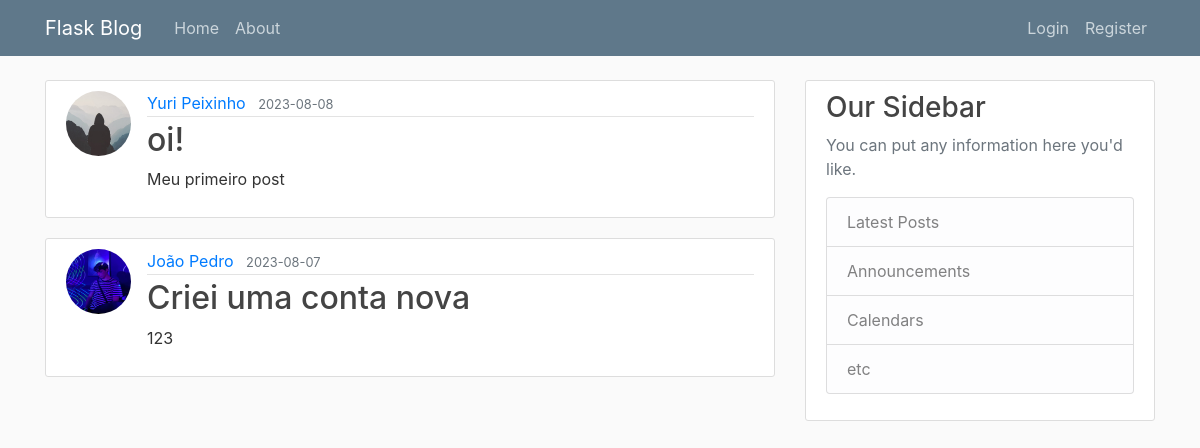
Page /home on the earlier database version.
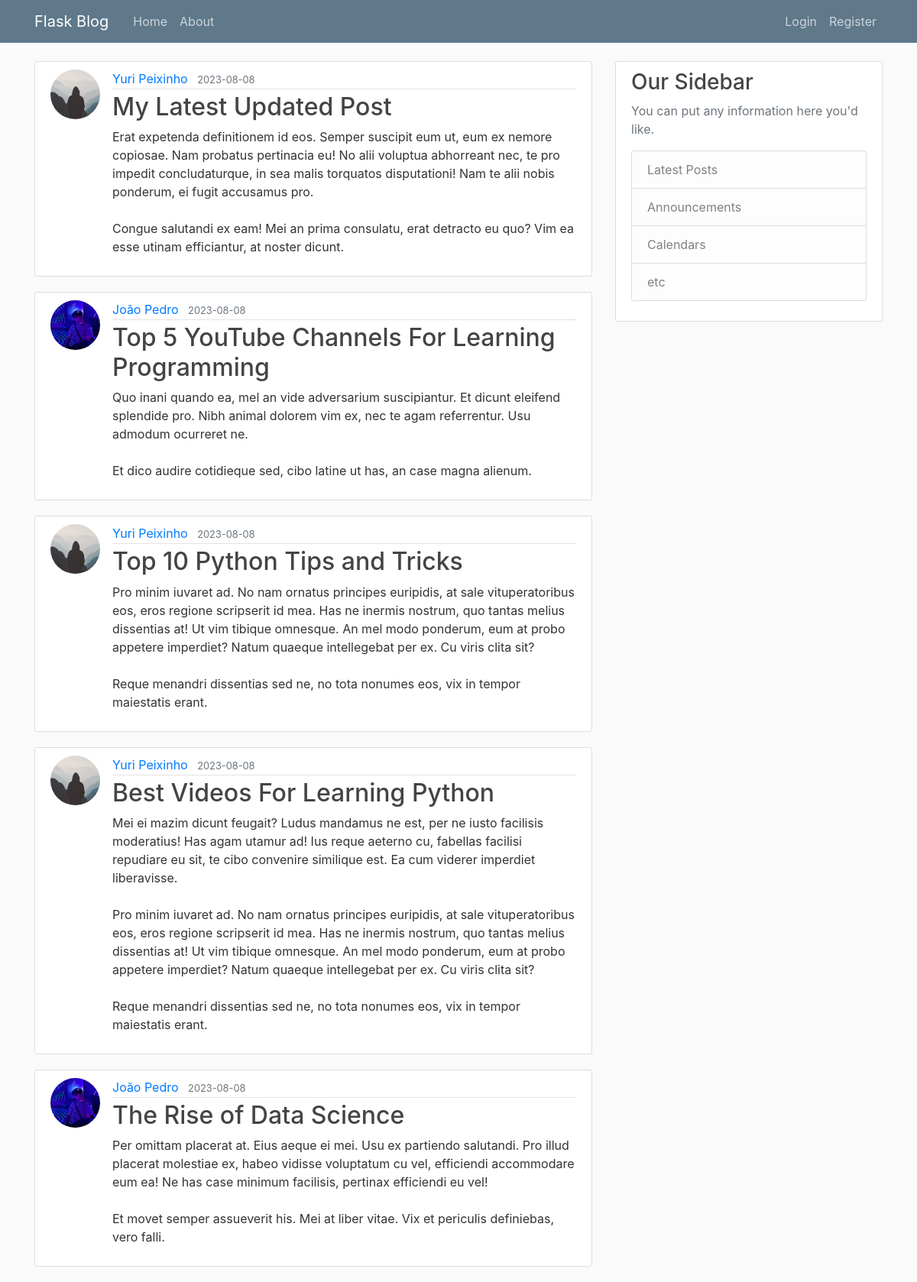
Same page on the later database version.
### flaskblog/models.py (models this page shows, shortened)
class Post(db.Model):
    id = db.Column(db.Integer, primary_key=True)
    title = db.Column(db.String(100), nullable=False)
    date_posted = db.Column(db.DateTime, nullable=False, default=datetime.utcnow)
    content = db.Column(db.Text, nullable=False)
    user_id = db.Column(db.Integer, db.ForeignKey('user.id'), nullable=False)

class User(db.Model, UserMixin):
    id = db.Column(db.Integer, primary_key=True)
    username = db.Column(db.String(20), unique=True, nullable=False)
    email = db.Column(db.String(120), unique=True, nullable=False)
    image_file = db.Column(db.String(20), nullable=False, default='default.jpg')
    password = db.Column(db.String(60), nullable=False)
    posts = db.relationship('Post', backref='author', lazy=True)

### flaskblog/routes.py (the view)
@app.route("/")
@app.route("/home")
def home():
    page = request.args.get('page', 1, type=int)
    posts = Post.query.order_by(Post.date_posted.desc()).paginate(page=page, per_page=5)
    return render_template('home.html', posts=posts)

### flaskblog/templates/home.html
{% extends "layout.html" %}
{% block content %}
    {% for post in posts %}
        <article class="media content-section">
          <img class="rounded-circle article-img" src="{{ url_for('static', filename='profile_pics/' + post.author.image_file) }}">
          <div class="media-body">
            <div class="article-metadata">
              <a class="mr-2" href="#">{{ post.author.username }}</a>
              <small class="text-muted">{{ post.date_posted.strftime('%Y-%m-%d') }}</small>
            </div>
            <h2><a class="article-title" href="{{ url_for('post', post_id=post.id) }}">{{ post.title }}</a></h2>
            <p class="article-content">{{ post.content }}</p>
          </div>
        </article>
    {% endfor %}
{% endblock content %}

Differences in the rows shown:
no longer on this page (row unchanged): Post: image_file (placeholder picture), author.username "Yuri Peixinho", date_posted "2023-08-08", title "oi!", content "Meu primeiro post"
no longer on this page (row unchanged): Post: image_file (picture), author.username "João Pedro", date_posted "2023-08-07", title "Criei uma conta nova", content "123"
added Post: image_file (placeholder picture), author.username "Yuri Peixinho", date_posted "2023-08-08", title "My Latest Updated Post", content "Erat expetenda definitionem id eos. Semper suscipit eum ut, eum ex nemore copiosae. Nam probatus pertinacia eu! No alii voluptua abhorreant nec, te pro impedit concludaturque, in sea malis torquatos disputationi! Nam te alii nobis ponderum, ei fugit accusamus pro. Congue salutandi ex eam! Mei an prima consulatu, erat detracto eu quo? Vim ea esse utinam efficiantur, at noster dicunt."
added Post: image_file (picture), author.username "João Pedro", date_posted "2023-08-08", title "Top 5 YouTube Channels For Learning Programming", content "Quo inani quando ea, mel an vide adversarium suscipiantur. Et dicunt eleifend splendide pro. Nibh animal dolorem vim ex, nec te agam referrentur. Usu admodum ocurreret ne. Et dico audire cotidieque sed, cibo latine ut has, an case magna alienum."
added Post: image_file (placeholder picture), author.username "Yuri Peixinho", date_posted "2023-08-08", title "Top 10 Python Tips and Tricks", content "Pro minim iuvaret ad. No nam ornatus principes euripidis, at sale vituperatoribus eos, eros regione scripserit id mea. Has ne inermis nostrum, quo tantas melius dissentias at! Ut vim tibique omnesque. An mel modo ponderum, eum at probo appetere imperdiet? Natum quaeque intellegebat per ex. Cu viris clita sit? Reque menandri dissentias sed ne, no tota nonumes eos, vix in tempor maiestatis erant."
added Post: image_file (placeholder picture), author.username "Yuri Peixinho", date_posted "2023-08-08", title "Best Videos For Learning Python", content "Mei ei mazim dicunt feugait? Ludus mandamus ne est, per ne iusto facilisis moderatius! Has agam utamur ad! Ius reque aeterno cu, fabellas facilisi repudiare eu sit, te cibo convenire similique est. Ea cum viderer imperdiet liberavisse. Pro minim iuvaret ad. No nam ornatus principes euripidis, at sale vituperatoribus eos, eros regione scripserit id mea. Has ne inermis nostrum, quo tantas melius dissentias at! Ut vim tibique omnesque. An mel modo ponderum, eum at probo appetere imperdiet? Natum quaeque intellegebat per ex. Cu viris clita sit? Reque menandri dissentias sed ne, no tota nonumes eos, vix in tempor maiestatis erant."
added Post: image_file (picture), author.username "João Pedro", date_posted "2023-08-08", title "The Rise of Data Science", content "Per omittam placerat at. Eius aeque ei mei. Usu ex partiendo salutandi. Pro illud placerat molestiae ex, habeo vidisse voluptatum cu vel, efficiendi accommodare eum ea! Ne has case minimum facilisis, pertinax efficiendi eu vel! Et movet semper assueverit his. Mei at liber vitae. Vix et periculis definiebas, vero falli."
